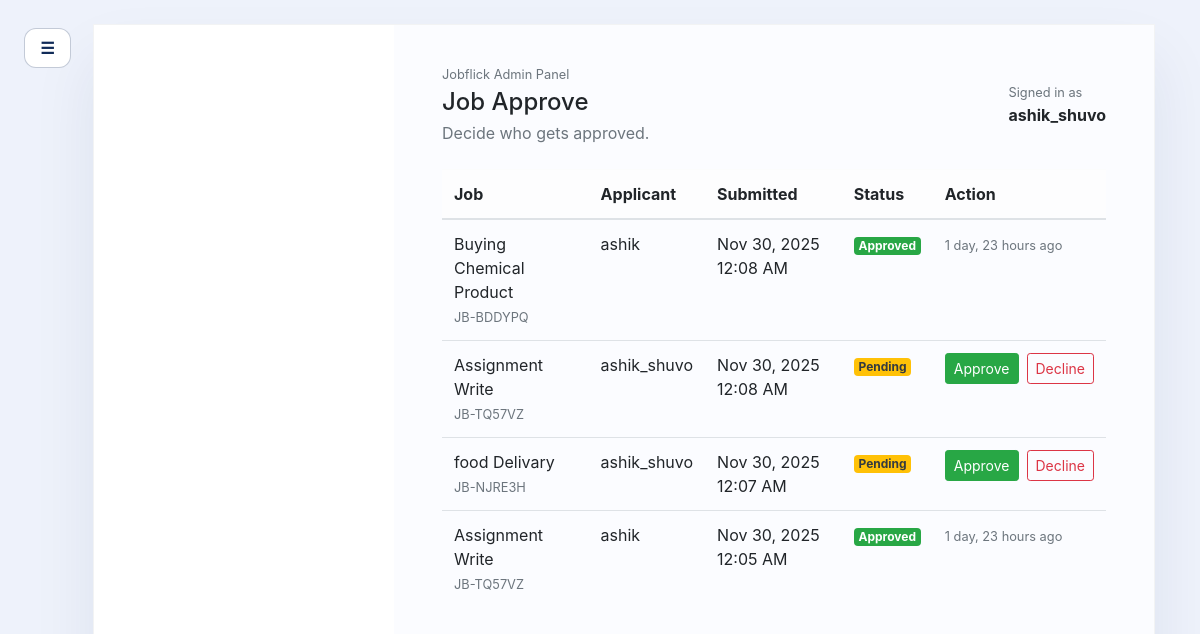
Before: /admin-panel/?section=approvals (signed in) with the older database file.
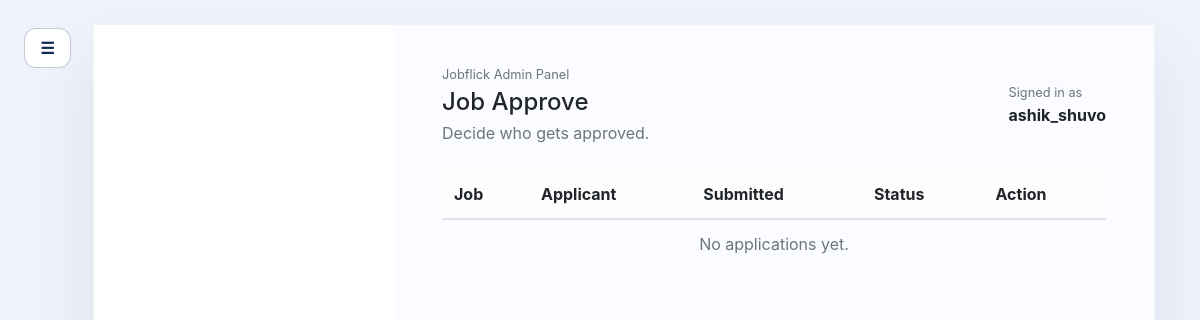
After: the same page with the newer database file.
### jobs/models.py (models this page shows, shortened)
class JobApplication(models.Model):
	class Status(models.TextChoices):
		PENDING = "pending", "Pending"
		APPROVED = "approved", "Approved"
		REJECTED = "rejected", "Rejected"
	job = models.ForeignKey(Job, related_name="applications", on_delete=models.CASCADE)
	applicant = models.ForeignKey(settings.AUTH_USER_MODEL, related_name="job_applications", on_delete=models.CASCADE)
	cover_letter = models.TextField(blank=True)
	status = models.CharField(max_length=20, choices=Status.choices, default=Status.PENDING)
	decided_by = models.ForeignKey(
		settings.AUTH_USER_MODEL,
		related_name="decided_applications",
		on_delete=models.SET_NULL,
		null=True,
		blank=True,
	)
	decision_at = models.DateTimeField(blank=True, null=True)
	created_at = models.DateTimeField(auto_now_add=True)
	updated_at = models.DateTimeField(auto_now=True)
	class Meta:
		unique_together = ("job", "applicant")
		ordering = ["-created_at"]

class Job(models.Model):
	poster = models.ForeignKey(
		settings.AUTH_USER_MODEL,
		on_delete=models.CASCADE,
		related_name="jobs",
	)
	work_title = models.CharField(max_length=200)
	worker_type = models.CharField(max_length=120)
	duration = models.CharField(max_length=120)
	amount = models.PositiveIntegerField()
	location = models.CharField(max_length=120)
	skills = models.CharField(max_length=255)
	tracking_code = models.CharField(max_length=16, unique=True, editable=False, blank=True)
	created_at = models.DateTimeField(auto_now_add=True)
	class Meta:
		ordering = ["-created_at"]

### adminpanel/views.py (the view, shortened to what this page needs)
# urls.py: path("", views.dashboard_view, name="adminpanel-dashboard"),
@staff_required
def dashboard_view(request):
	section = request.GET.get("section", "users").lower()
	if section not in SECTION_COPY:
		section = "users"
	context = {
		"section": section,
		"section_title": SECTION_COPY[section]["title"],
		"section_subtitle": SECTION_COPY[section]["subtitle"],
		"hide_nav": True,
		"hide_footer": True,
	}
	if section == "users":
		context["users"] = User.objects.order_by("-date_joined")
	elif section == "jobs":
		context["jobs"] = Job.objects.select_related("poster").order_by("-created_at")
	elif section == "approvals":
		context["applications"] = (
			JobApplication.objects.select_related("job", "applicant", "decided_by")
			.order_by("-created_at")
		)
	return render(request, "adminpanel/dashboard.html", context)

### adminpanel/views.py (called while the page is built)
def staff_required(view_func):
	@wraps(view_func)
	def _wrapped(request, *args, **kwargs):
		if not request.user.is_authenticated:
			return redirect("adminpanel-login")
		if not request.user.is_staff:
			messages.error(request, "You do not have permission to access the admin panel.")
			return redirect("adminpanel-login")
		return view_func(request, *args, **kwargs)
	return _wrapped

### userprofile/context_processors.py (called while the page is built)
def unread_notifications(request):
    if request.user.is_authenticated:
        count = request.user.notifications.filter(is_read=False).count()
    else:
        count = 0
    return {"unread_notifications_count": count}

### adminpanel/templates/adminpanel/dashboard.html (shortened to what this page needs)
{% extends "adminpanel/layout.html" %}
{% block adminpanel_content %}
<div class="d-flex justify-content-between align-items-center mb-4">
  <div>
    <p class="text-muted small mb-1">Jobflick Admin Panel</p>
    <h1 class="h4 mb-1">{{ section_title }}</h1>
    <p class="text-muted mb-0">{{ section_subtitle }}</p>
  </div>
  <div class="text-end">
    <p class="text-muted small mb-0">Signed in as</p>
    <strong>{{ request.user.get_full_name|default:request.user.username }}</strong>
  </div>
</div>
{% if section == 'users' %}
  <div class="admin-table-scroll">
    <table class="table table-hover align-middle">
      <thead class="table-light">
        <tr>
          <th>Username</th>
          <th>Email</th>
          <th>Date Joined</th>
          <th class="text-end">Action</th>
        </tr>
      </thead>
      <tbody>
        {% for user in users %}
        <tr>
          <td>{{ user.username }}</td>
          <td>{{ user.email }}</td>
          <td>{{ user.date_joined|date:"M d, Y" }}</td>
          <td class="text-end">
            {% if user != request.user %}
            <form method="post" action="{% url 'adminpanel-delete-user' user.id %}">
              {% csrf_token %}
              <button class="btn btn-link text-danger p-0" title="Delete" onclick="return confirm('Delete this user?')">
                <span aria-hidden="true">🗑️</span>
              </button>
            </form>
            {% else %}
            <span class="badge badge-light">You</span>
            {% endif %}
          </td>
        </tr>
        {% empty %}
        <tr><td colspan="4" class="text-center text-muted">No users found.</td></tr>
        {% endfor %}
      </tbody>
    </table>
  </div>
{% elif section == 'approvals' %}
  <div class="admin-table-scroll">
    <table class="table table-hover align-middle">
      <thead class="table-light">
        <tr>
          <th>Job</th>
          <th>Applicant</th>
          <th>Submitted</th>
          <th>Status</th>
          <th class="text-end">Action</th>
        </tr>
      </thead>
      <tbody>
        {% for app in applications %}
        <tr>
          <td>
            <div class="fw-semibold">{{ app.job.work_title }}</div>
            <small class="text-muted">{{ app.job.tracking_code }}</small>
          </td>
          <td>{{ app.applicant.username }}</td>
          <td>{{ app.created_at|date:"M d, Y h:i A" }}</td>
          <td>
            {% if app.status == 'approved' %}
              <span class="badge badge-success">Approved</span>
            {% elif app.status == 'pending' %}
              <span class="badge badge-warning text-dark">Pending</span>
            {% else %}
              <span class="badge badge-danger">Rejected</span>
            {% endif %}
          </td>
          <td class="text-end">
            {% if app.status == 'pending' %}
            <div class="d-inline-flex">
              <form method="post" action="{% url 'adminpanel-application-status' app.id %}" class="mr-2">
                <button class="btn btn-sm btn-success">Approve</button>
              </form>
              <form method="post" action="{% url 'adminpanel-application-status' app.id %}">
                <button class="btn btn-sm btn-outline-danger">Decline</button>
              </form>
            </div>
            {% else %}
            <small class="text-muted">{{ app.decision_at|timesince }} ago</small>
            {% endif %}
          </td>
        </tr>
        {% empty %}
        <tr><td colspan="5" class="text-center text-muted">No applications yet.</td></tr>
        {% endfor %}
      </tbody>
    </table>
  </div>
{% endif %}
{% endblock %}

Changed rows visible on the page:
removed JobApplication: job.work_title "Buying Chemical Product", job.tracking_code "JB-BDDYPQ", applicant.username "ashik", created_at "Nov 30, 2025 12:08 AM", status "Approved", decision_at "1 day, 23 hours"
removed JobApplication: job.work_title "Assignment Write", job.tracking_code "JB-TQ57VZ", applicant.username "ashik_shuvo", created_at "Nov 30, 2025 12:08 AM", status "Pending"
removed JobApplication: job.work_title "food Delivary", job.tracking_code "JB-NJRE3H", applicant.username "ashik_shuvo", created_at "Nov 30, 2025 12:07 AM", status "Pending"
removed JobApplication: job.work_title "Assignment Write", job.tracking_code "JB-TQ57VZ", applicant.username "ashik", created_at "Nov 30, 2025 12:05 AM", status "Approved", decision_at "1 day, 23 hours"
Other visible differences:
text now shown: "No applications yet."
